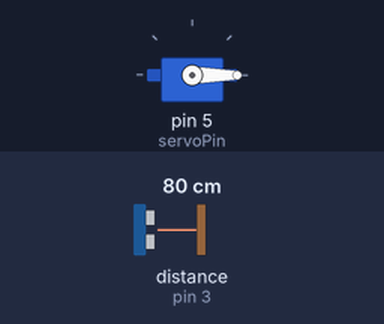
This sketch was run on a simulated Arduino Uno, built with avr-gcc and run on an emulated ATmega328P. On the bench: servo. Wiring (inferred from the names in the program): ultrasonic range finder: trigger pin 2; echo pin 3. The test bench sets the inputs (shaded band); at power-on: distance to the obstacle (sensor on pin 3) 80 cm. The echo pulse lasts 58.3 µs per cm; what the sketch prints to the serial monitor is not drawn.

Above: at 1.2 s.
1.3 s: distance to the obstacle (sensor on pin 3) set to 12 cm
4.3 s: distance to the obstacle (sensor on pin 3) set to 9 cm
At 5.7 s:
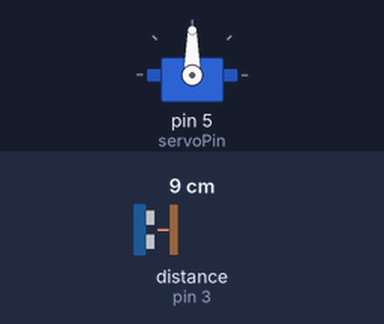
Timing chart, 0 to 7.3 s (numbered marks = the images above; inputs shaded):
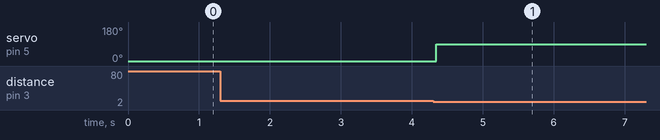

The sketch:

sketch_nov9a.ino
```cpp
#include <Servo.h>


const int trigPin = 2;
const int echoPin = 3;
const int servoPin = 5;

double duration = 0;
double distance = 0;

Servo myServo;

void setup() {
  Serial.begin( 9600 );
  pinMode(trigPin, OUTPUT);
  pinMode(echoPin, INPUT);
  myServo.attach(servoPin);
  myServo.write(0);
}
void loop() {
  digitalWrite(trigPin, LOW);
  delayMicroseconds(2);

  digitalWrite(trigPin, HIGH);
  delayMicroseconds(10);
  digitalWrite(trigPin, LOW);

  duration = pulseIn(echoPin, HIGH);

  distance = duration / 58.0;
    Serial.print("距離は ");
  Serial.print(distance);
  Serial.println(" cmです");

  if (distance <= 10 && distance > 0) {
    myServo.write(90);
  } else {
    myServo.write(0);

  }
}
```

Measured:
- the behaviour switches between 11 and 10 cm on distance to the obstacle (sensor on pin 3) (found by bisection; images 0 and 1)
- after the input at 1.3 s, every drawn part: stays the same
- after the input at 4.3 s, servo on pin 5 (servoPin): 0° → 90° at once
